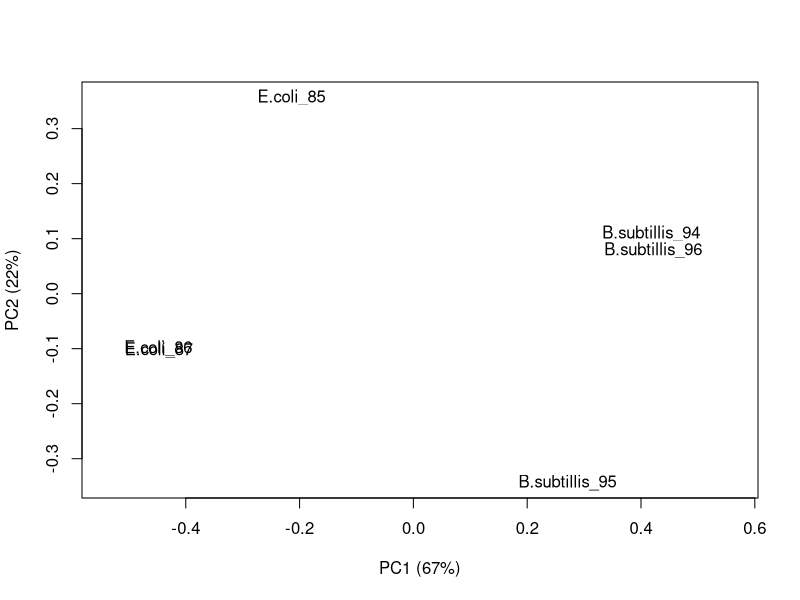
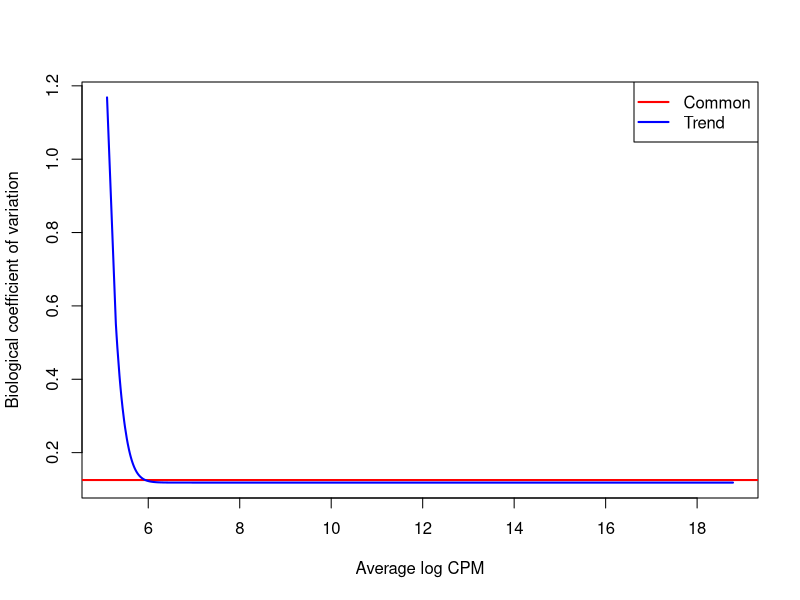
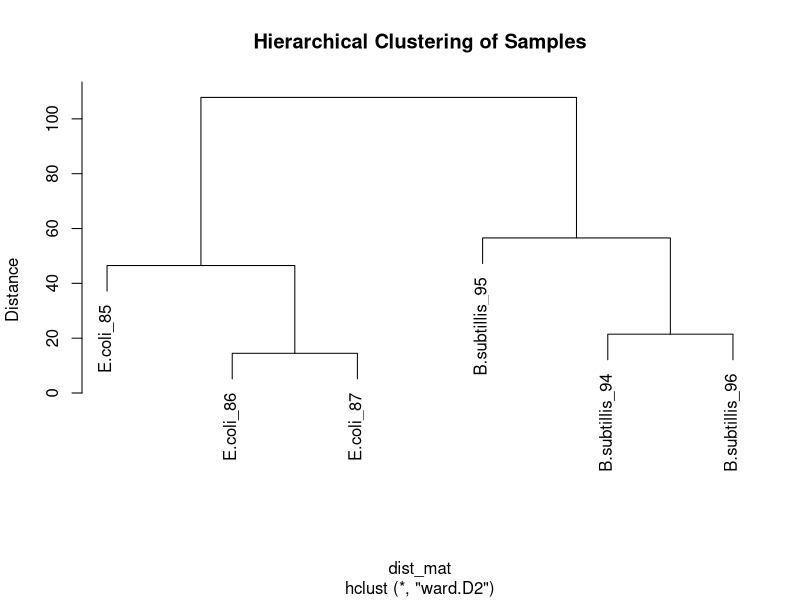

Reproduce these figures in R, in order.
# source("http://bioconductor.org/biocLite.R")
# biocLite("edgeR")
# 
# install.packages("openxlsx")
# install.packages("ggplot2")

library(openxlsx)
library(edgeR)
library(ggplot2)
library(data.table)
library(grid)
library(gridExtra)

#Function to create countmatrix from seperate text files.
create_countmatrix <- function(){
  
  #Open all count files
  count85 <- (read.csv("counts_SRR5832185.txt", header = FALSE, sep = "\t"))
  count86 <- (read.csv("counts_SRR5832186.txt", header = FALSE, sep = "\t"))
  count87 <- (read.csv("counts_SRR5832187.txt", header = FALSE, sep = "\t"))
  
  count94 <- (read.csv("counts_SRR5832194.txt", header = FALSE, sep = "\t"))
  count95 <- (read.csv("counts_SRR5832195.txt", header = FALSE, sep = "\t"))
  count96 <- (read.csv("counts_SRR5832196.txt", header = FALSE, sep = "\t"))
  
  
  #split the chromosome and gene information
  split1 <- do.call(rbind ,strsplit(as.character(count85[,1]), ":", fixed = TRUE))
  split2 <- do.call(rbind ,strsplit(as.character(split1[,2]) , ".", fixed = TRUE))
  
  #Add chromosome and gene information  to count85 dataframe and removes old column
  count85 <- cbind(split2, count85)
  count85[,"V1"] <- NULL
  
  #creates count matrix 
  countMatrix <- do.call(cbind, list(count85, count86$V2, count87$V2, count94$V2, count95$V2, count96$V2))
  colnames(countMatrix) <- c("Chromosome", "Gene", "E.coli_85", "E.coli_86", "E.coli_87", "B.subtillis_94", "B.subtillis_95", "B.subtillis_96")

  return(countMatrix)
}


# Performs low count filtering and normalization of data
filter_and_normalize <- function(countMatrix){
  # Create rownames
  rownames(countMatrix) <- countMatrix[,"Gene"]
  
  # create DGE list
  exp   <- c("E.coli", "E.coli", "E.coli", "B.subtillis", "B.subtillis", "B.subtillis")
  group <- factor(exp)
  y     <- DGEList(counts = countMatrix[,3:8], group = group)
  
  # select all genes with at least 50 counts per million (cpm) in two samples
  keep.genes <- rowSums(cpm(y) > 50) >= 2
  y <- y[keep.genes,]

  # recalculate the library size
  y$samples$lib.size <- colSums(y$counts)
  
  # normalization
  y <- calcNormFactors(y, method = "TMM")
  return(y)
}


# Creates a PCA/MDS, BCV and hierarchical clustering plots and writes it to Output_Plots.pdf
create_plots <- function(y){
  # create design matrix (samples grouped by conditions)
  design <- model.matrix(~0+group, data = y$samples)
  colnames(design) <- levels(y$samples$group)
  
  # estimate dispersion
  y <- estimateGLMCommonDisp( y, design)
  y <- estimateGLMTrendedDisp(y, design, method = "power")
  y <<- estimateGLMTagwiseDisp(y, design)
  
  # Create distance matrix of normalized count data
  norm_counts <- as.data.frame(as.matrix.DGEList(y))
  norm_counts <- na.omit(t(norm_counts))
  norm_counts <- scale(norm_counts)
  dist_mat <- dist(norm_counts, method = "euclidean")
  
  # cluster data based on samples 
  clustering <- hclust(dist_mat, method = "ward.D2")
  
  # plot PCA/MDS, BCV and the hierarchical clustering to Results.pdf
  pdf("Results.pdf") 
  plotMDS(y, xlab = "PC1", ylab = "PC2")
  plotBCV(y)
  plot(clustering, ylab = "Distance", main = "Hierarchical Clustering of Samples")
  dev.off()
  
  return(design)
}

# Determine differentially expressed genes
determine_sig_genes <- function(design){
  fit <- glmFit(y, design)
  mc  <- makeContrasts(exp.r=E.coli-B.subtillis, levels = design)
  fit <- glmLRT(fit, contrast = mc)
  res <- topTags(fit, n = 100000, p.value = 0.05)
  result_df <- as.data.frame(topTags(fit, n = 100000, p.value = 0.05))
  
  #write csv file 
  write.csv(res ,"diff_expressed_genes.csv", row.names = TRUE)

  return(res)
}

#creates a text file out of a csv file. 
create_gsea_input <- function(res){ 
  subSet <<- as.data.frame(res[,4:5])
  setDT(subSet, keep.rownames = TRUE)[]
  
  write.table(subSet, "gsea_input.txt", sep = "\t", row.names = FALSE)
}


main <- function(){
  countMatrix <- create_countmatrix()
  y <- filter_and_normalize(countMatrix)
  design <- create_plots(y)
  res <- determine_sig_genes(design)
  create_gsea_input(res)
}

main()
